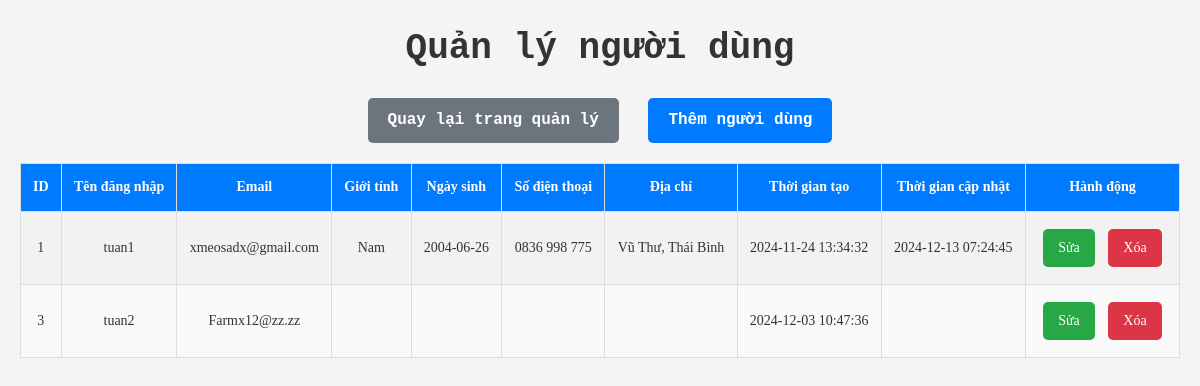
/admin/manage_users.php (signed in), run on an earlier commit of the app's database.
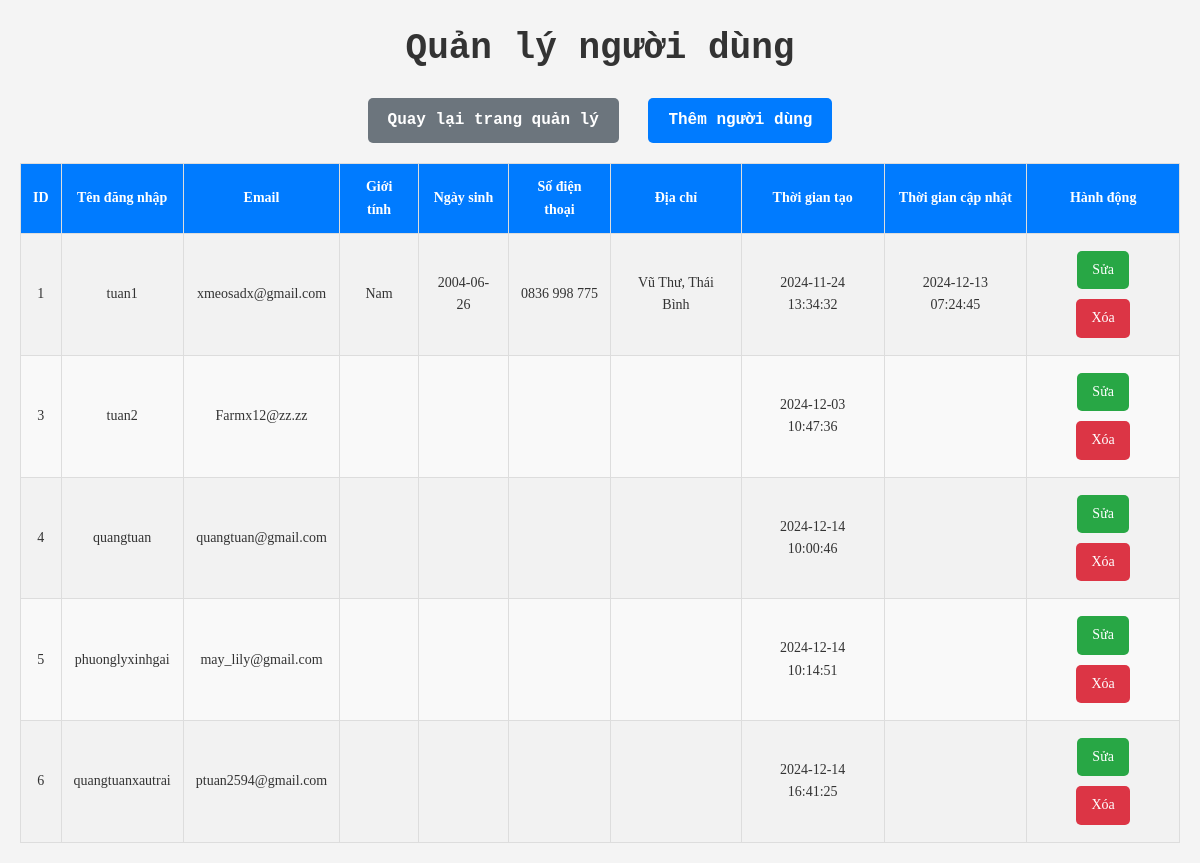
And on a later commit of the database.
### tables this page shows
CREATE TABLE `users` (
  `id` int(11) NOT NULL,
  `fullname` varchar(200) NOT NULL,
  `username` varchar(50) NOT NULL,
  `email` varchar(100) NOT NULL,
  `password` varchar(255) NOT NULL,
  `gender` varchar(10) NOT NULL,
  `role` enum('admin','user') DEFAULT 'user',
  `created_at` timestamp NOT NULL DEFAULT current_timestamp()
);

### admin/manage_users.php (the view, shortened to what this page needs)
<?php
require '../db.php';
$stmt = $pdo->prepare(
    "SELECT
        users.id AS user_id,
        users.username,
        users.email,
        users.created_at,
        user_profiles.gender,
        user_profiles.birthdate,
        user_profiles.phone,
        user_profiles.address,
        (
            SELECT MAX(GREATEST(users.created_at, user_profiles.updated_at))
            FROM user_profiles
            WHERE user_profiles.user_id = users.id
        ) AS updated_at
     FROM
        users
     LEFT JOIN
        user_profiles
     ON
        users.id = user_profiles.user_id
     WHERE
        users.role = 'user'
     GROUP BY
        users.id"
);
$stmt->execute();
$users = $stmt->fetchAll(PDO::FETCH_ASSOC);
?>
<!DOCTYPE html>
<html lang="vi">
<head>
    <link rel="stylesheet" href="./css/manage_users.css">
</head>
<body>
    <h1>Quản lý người dùng</h1>
    <div class="func-admin">
        <a href="dashboard.php">Quay lại trang quản lý</a>
        <a href="add_user.php">Thêm người dùng</a>
    </div>
    <table border="1">
        <tr>
            <th>ID</th>
            <th>Tên đăng nhập</th>
            <th>Email</th>
            <th>Giới tính</th>
            <th>Ngày sinh</th>
            <th>Số điện thoại</th>
            <th>Địa chỉ</th>
            <th>Thời gian tạo</th>
            <th>Thời gian cập nhật</th>
            <th>Hành động</th>
        </tr>
        <?php foreach ($users as $user): ?>
            <tr>
                <td><?php echo htmlspecialchars($user['user_id']); ?></td>
                <td><?php echo htmlspecialchars($user['username']); ?></td>
                <td><?php echo htmlspecialchars($user['email']); ?></td>
                <td><?php echo htmlspecialchars($user['gender']); ?></td>
                <td><?php echo htmlspecialchars($user['birthdate']); ?></td>
                <td><?php echo htmlspecialchars($user['phone']); ?></td>
                <td><?php echo htmlspecialchars($user['address']); ?></td>
                <td><?php echo htmlspecialchars($user['created_at']); ?></td>
                <td><?php echo htmlspecialchars($user['updated_at']); ?></td>
                <td>
                    <a href="edit_user.php?id=<?php echo $user['user_id']; ?>" class="btn-edit">Sửa</a>
                    <a href="delete_user.php?delete_user_id=<?php echo $user['user_id']; ?>" class="btn-delete"
                        onclick="return confirm('Bạn có chắc chắn muốn xóa người dùng này?');">Xóa</a>
                </td>
            </tr>
        <?php endforeach; ?>
    </table>
</body>
</html>

### admin/css/manage_users.css (style rules this page uses)
* { margin: 0; padding: 0; box-sizing: border-box; }
body { font-family: monospace, sans-serif; background-color: #f4f4f4; color: #333; padding: 20px; line-height: 1.6; }
h1 { font-size: 36px; margin-bottom: 20px; text-align: center; color: #333; }
.func-admin { text-align: center; margin-bottom: 20px; }
.func-admin a { display: inline-block; padding: 10px 20px; margin: 0 10px; text-decoration: none; font-size: 16px; font-weight: bold; border-radius: 5px; transition: background-color 0.3s ease; }
.func-admin a:first-child { background-color: #6c757d; color: white; }
.func-admin a:last-child { background-color: #007bff; color: white; }
a { text-decoration: none; color: #007bff; font-size: 16px; }
a.btn-edit, a.btn-delete { padding: 8px 15px; margin: 5px; text-align: center; font-size: 14px; color: white; border-radius: 5px; display: inline-block; text-decoration: none; }
a.btn-edit { background-color: #28a745; }
a.btn-delete { background-color: #dc3545; }
table { width: 100%; border-collapse: collapse; margin-top: 20px; font-size: 14px; text-align: left; }
th, td { padding: 12px; border: 1px solid #ddd; text-align: center; font-family: cursive; }
th { background-color: #007bff; color: white; font-weight: bold; }
td { background-color: #f9f9f9; }
tr:nth-child(even) td { background-color: #f2f2f2; }

What changed in the data, as far as the page shows it:
added users: id "4", username "quangtuan", email "quangtuan@gmail.com", created_at "2024-12-14 10:00:46"
added users: id "5", username "phuonglyxinhgai", email "may_lily@gmail.com", created_at "2024-12-14 10:14:51"
added users: id "6", username "quangtuanxautrai", email "ptuan2594@gmail.com", created_at "2024-12-14 16:41:25"
